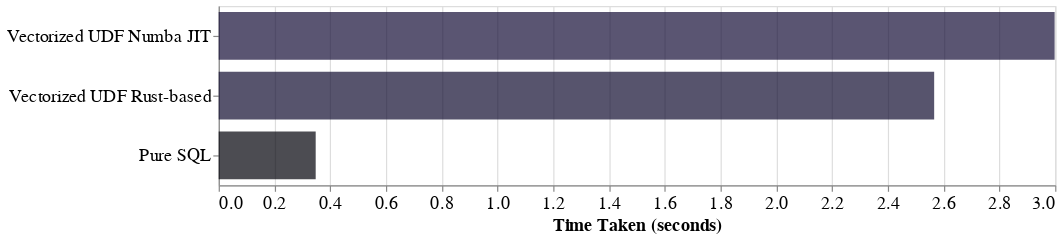

The notebook cell this image was saved under:
### Code cell
entries = {
    "Vectorized UDF Numba JIT": 2.998,  # seconds
    "Vectorized UDF Rust-based": 2.566,  # seconds
    "Pure SQL": 0.3479,  # seconds
}
get_chart(entries, height=150)

### Figure 1 — Vega-Lite specification as saved in the notebook (floating-point values rounded to 4 significant figures)
{"config": {"view": {"continuousWidth": 300, "continuousHeight": 300}, "axis": {"labelFontSize": 15, "titleFontSize": 15}, "scale": {"bandPaddingInner": 0.2}}, "data": {"name": "data-1d51e63c85259cec65a593812875de85"}, "mark": {"type": "bar"}, "encoding": {"color": {"field": "time_taken", "legend": null, "scale": {"domain": [0, 30], "scheme": "magma"}, "type": "quantitative"}, "opacity": {"value": 0.7}, "x": {"axis": {"title": "Time Taken (seconds)"}, "field": "time_taken", "type": "quantitative"}, "y": {"axis": {"labelLimit": 1000, "title": null}, "field": "approach", "sort": "-x", "type": "nominal"}}, "height": 150, "width": 700, "$schema": "https://vega.github.io/schema/vega-lite/v5.17.0.json", "datasets": {"data-1d51e63c85259cec65a593812875de85": [{"approach": "Vectorized UDF Numba JIT", "time_taken": 2.998}, {"approach": "Vectorized UDF Rust-based", "time_taken": 2.566}, {"approach": "Pure SQL", "time_taken": 0.3479}]}}
